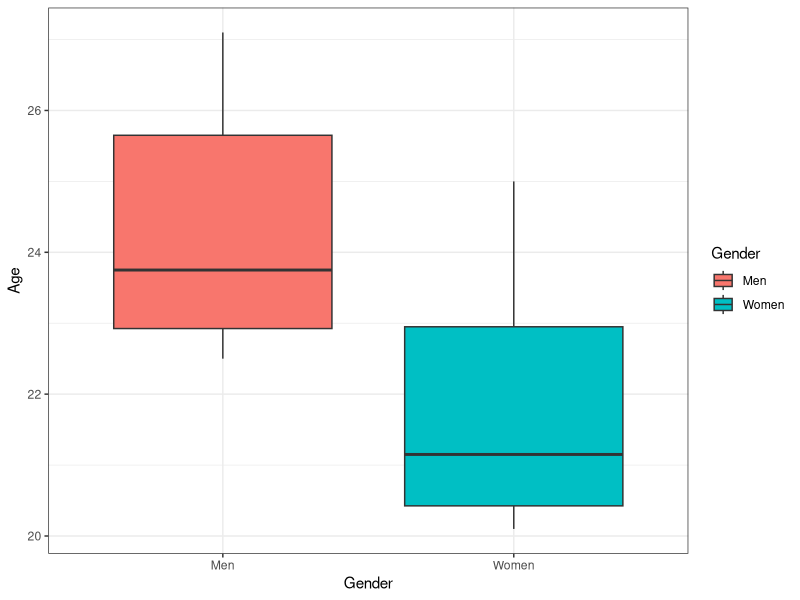
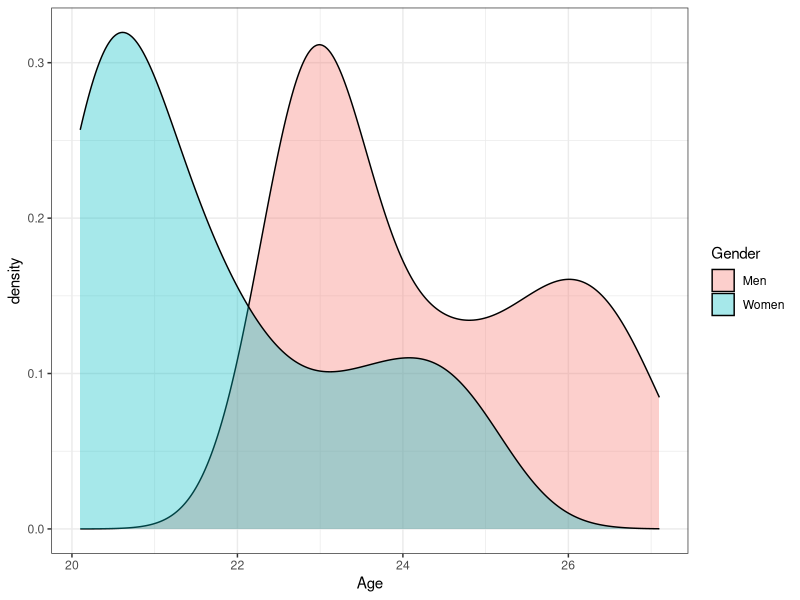
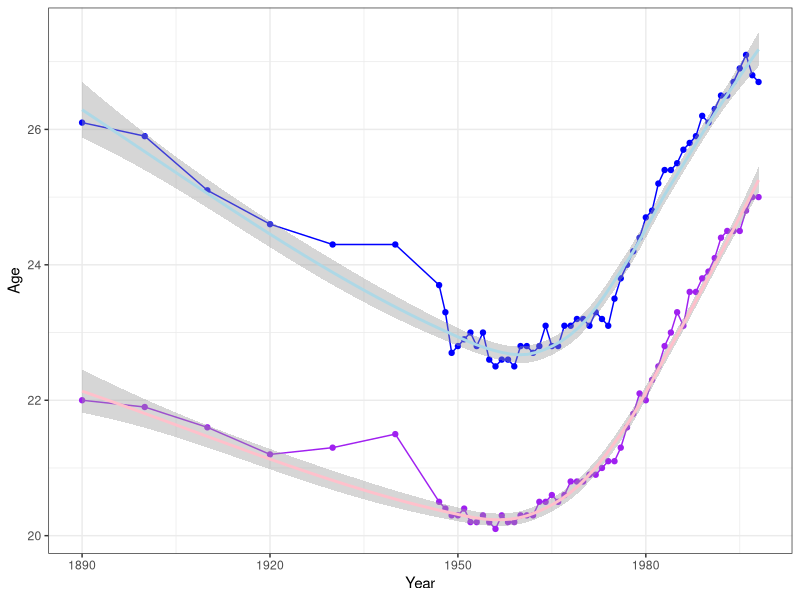
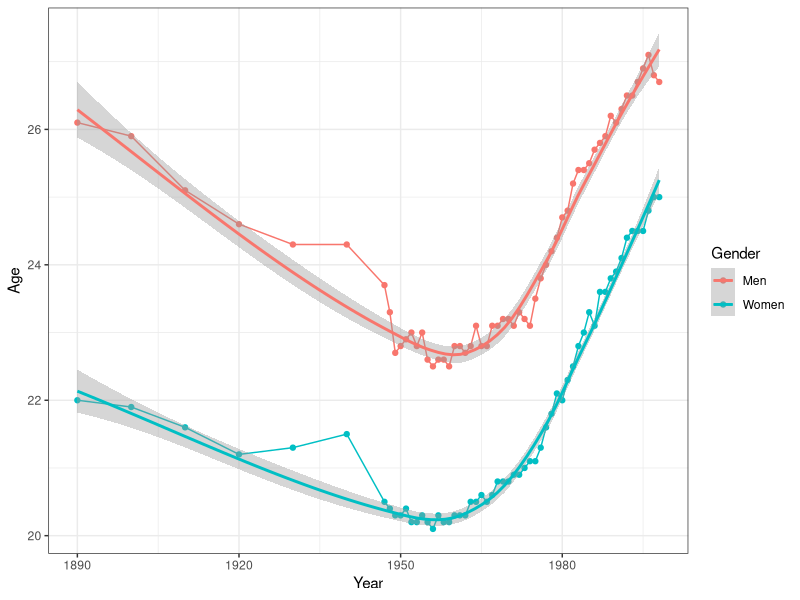

Write the R code that produced these figures, in order.
## ---- chunk 1
knitr::opts_chunk$set(echo = TRUE, comment = NA, message = FALSE, fig.align='center')
## ---- chunk 2
library(readr)
ages <- read_csv("Ch4Eg.csv")
ages
## ---- chunk 3
library(tidyr)
NDF <- gather(ages, Gender, Age, -Year)
NDF
library(ggplot2)
ggplot(data = NDF, aes(x = Gender, y = Age, fill = Gender)) + geom_boxplot() + 
  theme_bw()
## ---- chunk 4
ggplot(data = NDF, aes(x = Age, fill = Gender)) + 
  geom_density(alpha = 0.35) + 
  theme_bw()
## ---- chunk 5
library(dplyr)
SI <- NDF %>%
  group_by(Gender) %>%
  summarise(av_age = mean(Age), md_age = median(Age), sd_age = sd(Age))
SI
## ---- chunk 6
ggplot(data = ages, aes(x = Year, y = Women)) + 
  geom_line(color = "purple") + 
  geom_point(color = "purple") + 
  geom_smooth(color = "pink") + 
  geom_line(aes(x = Year, y = Men), color = "blue") + 
  geom_point(aes(x = Year, y = Men), color = "blue") + 
  geom_smooth(aes(x = Year, y = Men), color = "lightblue") +
  labs(y = "Age") +
  theme_bw()
## ---- chunk 7
ggplot(data = NDF, aes(x = Year, y = Age, color = Gender)) + 
  geom_point() + 
  geom_line() +
  geom_smooth() +
  theme_bw() 
